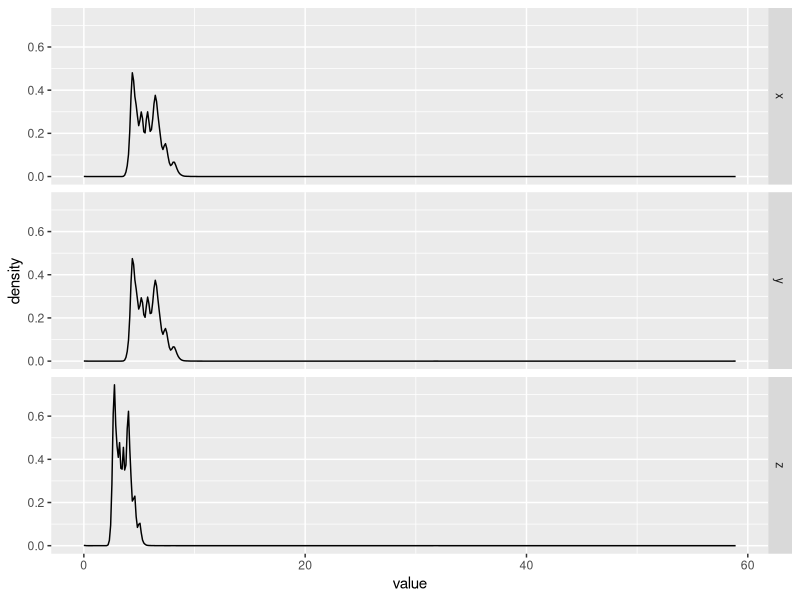

The R source for this figure:
## ---- chunk 1
knitr::opts_chunk$set(echo = TRUE)
knitr::opts_chunk$set(eval = TRUE)
## ---- chunk 2
    if(!"tidyverse" %in% rownames(installed.packages()))
        install.packages("tidyverse", repos = "http://cran.rstudio.com/")
    library(tidyverse)
    
    diamonds %>%
      select(x, y, z) %>%
      gather(variable, value)  %>%
      ggplot(aes(x = value)) +
      geom_density() +
      facet_grid(variable ~ .)
